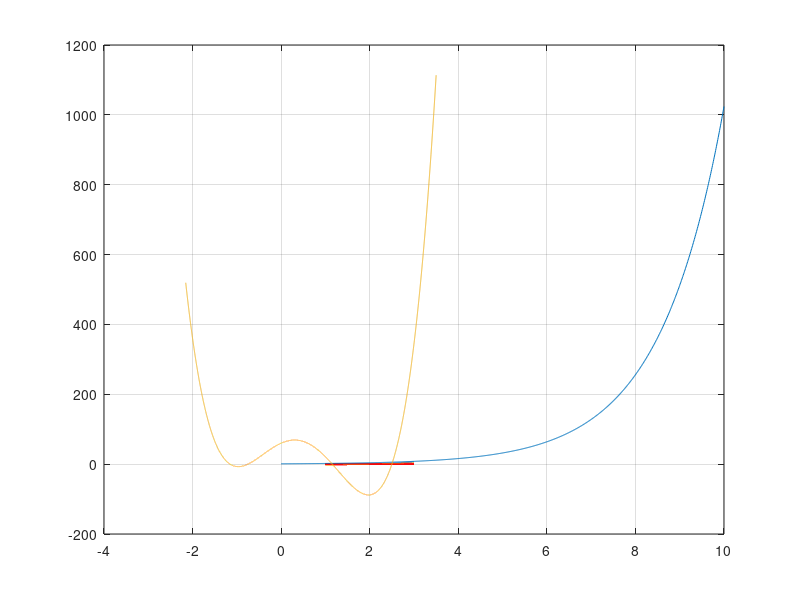

Here is the MATLAB script that generated this plot:

% 1
P = [1, -3.55, 5.1, -3.1];
x = linspace(1, 3, 1000);
F = polyval(P, x);
plot(x, F);
grid on;
hold on;
plot(x, zeros(1000), 'Color', 'red');

%%

% 2
P1 = [2, -3, 4, -5, 6];
P2 = [1, -3, 1];

[q, r] = deconv(P1, P2);


%%

% 3
p = [1, -2, 6, -10, 16];
y = [1, 0, 0, 0, 0];
z = [1, 0, 0, 0];
x0 = 4;

for i=2:5
    y(i) = y(i-1) * x0 + p(i);
end

for i=2:4
    z(i) = z(i-1) * x0 + y(i);
end

disp(y(5))

%%

%3
p = [1, complex(1, 2), 0, -complex(1, 3), 0, 7];
y = [1, 0, 0, 0, 0, 0];
z = [1, 0, 0, 0, 0];
x0 = complex(-2, -1);


for i=2:6
    y(i) = y(i-1) * x0 + p(i);
end

for i=2:5
    z(i) = z(i-1) * x0 + y(i);
end


%%

%4
format short
disp('-------')
n = 2;
p = zeros(1, 2*n+1);
p(1) = 1;
p(n+2) = -n;
p(n) = n;
p(2*n+1) = -1;

rts = roots(p);
multiple = [];
idx = 1;
eps = 0.00001;
for i = 1:size(rts)
    col = 0;
    for j = i+1:size(rts)
        if i ~= j && abs(real(rts(i)) - real(rts(j))) < eps && abs(imag(rts(i)) - imag(rts(j))) < eps
           col = col + 1;
        end
    end
    if col > 1
        multiple(idx) = rts(i);
        idx = idx + 1;
    end
end


%%

% 6

n = 2;
p = zeros(1, n + 1);
p(1) = 1;
p(n+1) = -1;

[r,s,K] = residue(1, p);


%% 

% 7
n = 10;

x = zeros(1, n+1);
y = zeros(n+1, 1);
x(1) = 0;
y(1) = 1;

for i=2:n+1
   x(i) = x(i-1) + 1;
end

for i=2:n+1
    y(i) = 2^(i-1);
end

X = zeros(n+1);
for i=1:n+1
    for j=1:n+1
        X(i,j) = x(i)^(n+1-j);
    end
end

p = zeros(1, n+1);
p(1) = det([y, X(:,2:end)])/det(X);
p(n+1) = det([X(:,1:end-1), y])/det(X);
for i = 2:n
    p(i) = det([X(:,1:i-1),y, X(:,i+1:end)])/det(X);
end

x = linspace(0, n, 1000);
y = polyval(p, x);
plot(x, y);
grid on;

%% 

% 8.1

p = [1, -6, 15, -14];
rts = roots(p);
x1 = min(rts(imag(rts)==0));
x2 = max(rts(imag(rts)==0));
x = linspace(x1-1, x2+1, 10000);
y = polyval(p, x);

plot(x, y);

%%

% 8.2
p = [24, -42, -77, 56, 60];
rts = roots(p);
x1 = min(rts(imag(rts)==0));
x2 = max(rts(imag(rts)==0));
x = linspace(x1-1, x2+1, 10000);
y = polyval(p, x);

plot(x, y);


%% 

% 9 

n = 3;
A = rand(3,3);
p = poly(A);

disp(polyvalm(p, A))
